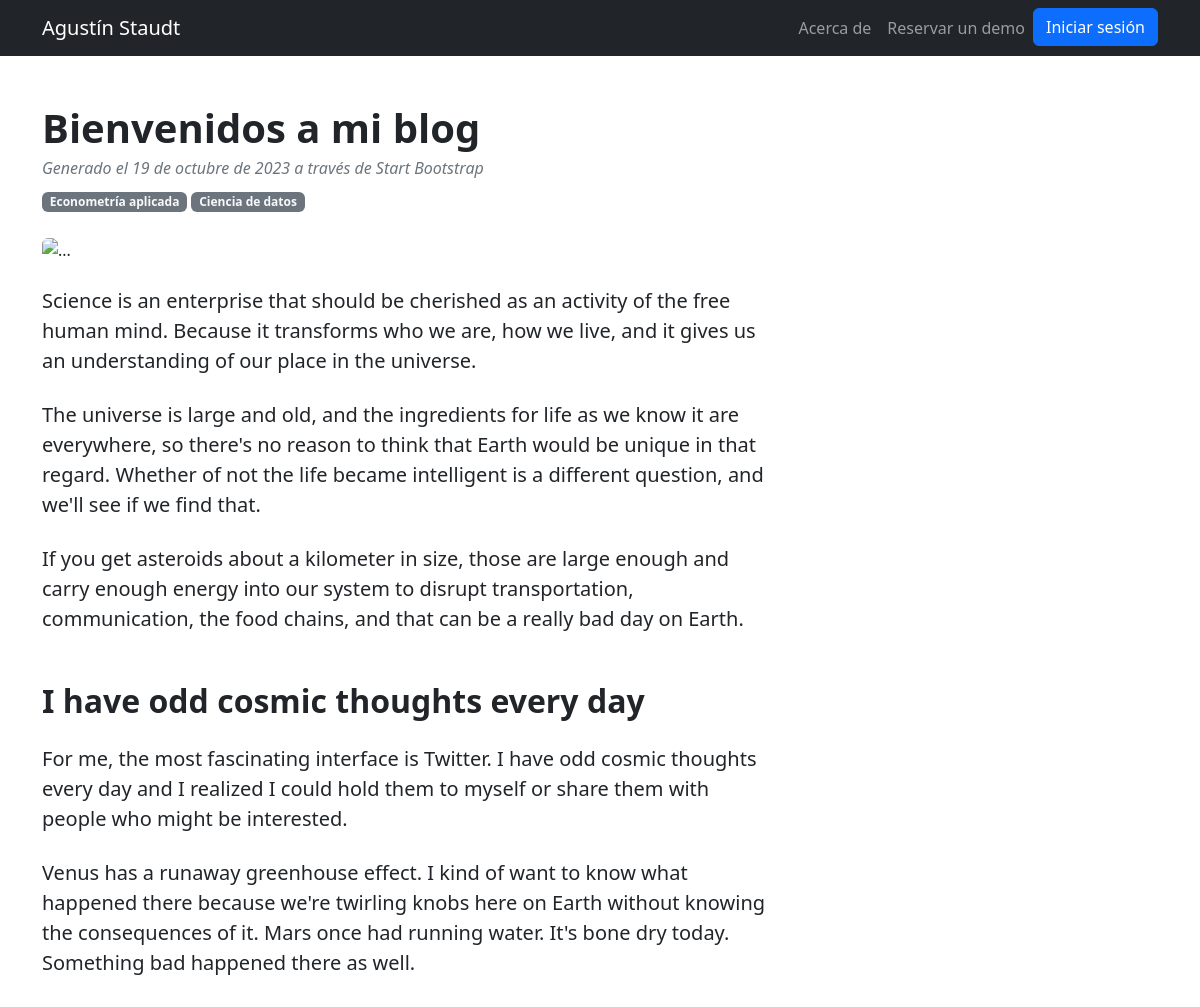
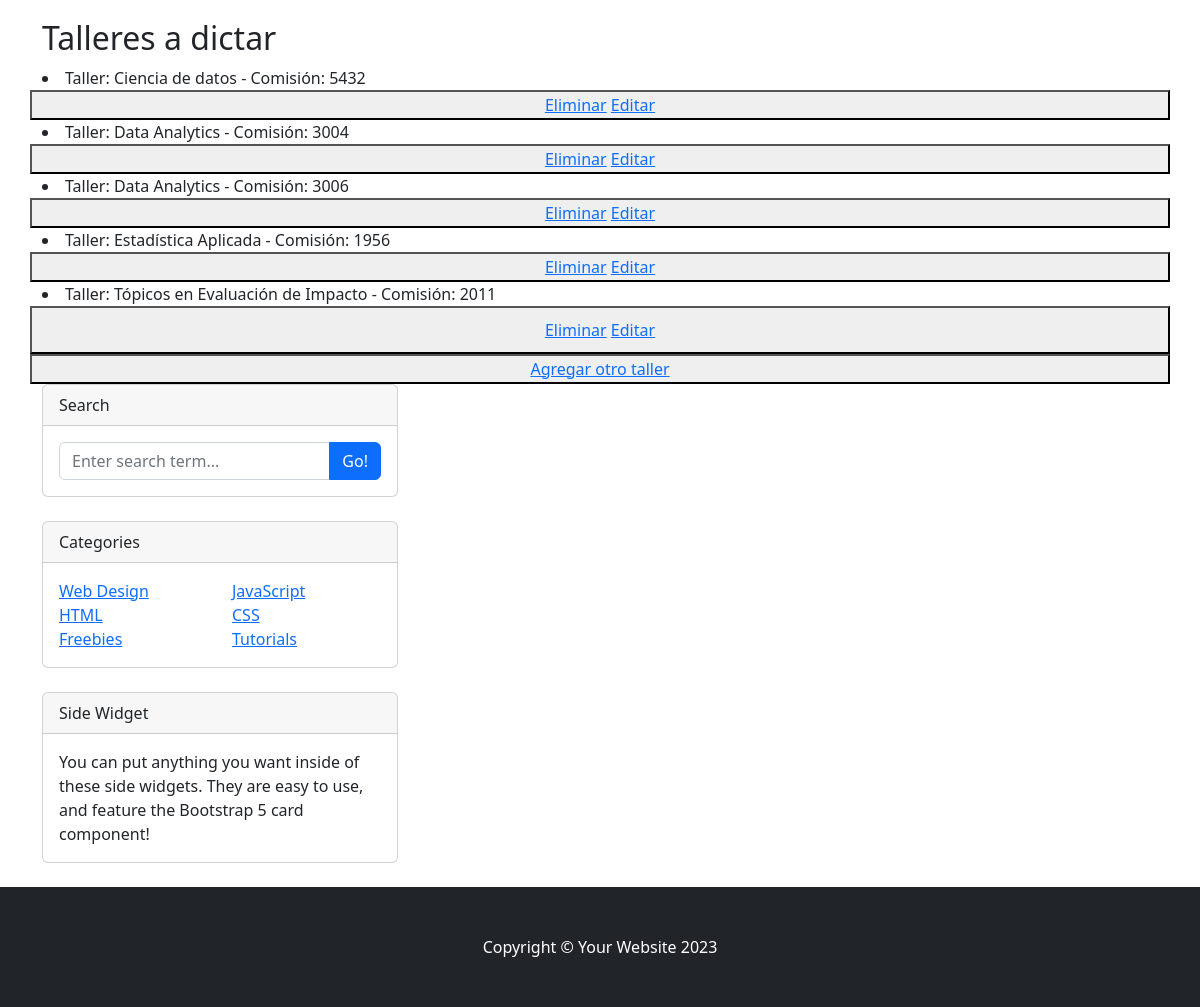
Page /app/eliminarTalleres/4/ on the committed database (2 pictures, top to bottom).
### AppBlog/models.py (models this page shows)
class Taller(models.Model):
    taller = models.CharField(max_length=40, default='Otros')
    comision = models.CharField(max_length=40, default='1234')
    def __str__(self):
        return f"Taller: {self.taller} - Comisión: {self.comision}"

### AppBlog/views.py (the view)
# urls.py: path('eliminarTalleres/<int:taller_id>/', views.eliminarTalleres, name="EliminarTalleres"),
def eliminarTalleres(request, taller_id):
    talleres = Taller.objects.get(id=int(taller_id))
    talleres.delete()
    talleres = Taller.objects.all() # trae todos los profesores
    contexto = {"talleres": talleres}
    return leerTalleres(request)

### AppBlog/views.py (called while the page is built)
def leerTalleres(request):
      talleres = Taller.objects.all() #trae todos los profesores
      contexto= {"talleres":talleres}
      return render(request, "AppBlog/leerTalleres.html",contexto)

### AppBlog/templates/AppBlog/leerTalleres.html (shortened to what this page needs)
{% extends 'AppBlog/base.html' %}
{% load static %}
{% block main %}
<div class="container mt-5">
    <div class="row">
        <div class="col-lg-8">
            <article>
                <header class="mb-4">
                    <h1 class="fw-bolder mb-1">Bienvenidos a mi blog</h1>
                    <div class="text-muted fst-italic mb-2">Generado el 19 de octubre de 2023 a través de Start Bootstrap</div>
                    <a class="badge bg-secondary text-decoration-none link-light" href="#!">Econometría aplicada</a>
                    <a class="badge bg-secondary text-decoration-none link-light" href="#!">Ciencia de datos</a>
                </header>
                <figure class="mb-4"><img class="img-fluid rounded" src="https://noticiasenlafrontera.net/wp-content/uploads/2022/10/AURERA.jpg" alt="..." /></figure>
                <section class="mb-5">
                    <p class="fs-5 mb-4">Science is an enterprise that should be cherished as an activity of the free human mind. Because it transforms who we are, how we live, and it gives us an understanding of our place in the universe.</p>
                    <p class="fs-5 mb-4">The universe is large and old, and the ingredients for life as we know it are everywhere, so there's no reason to think that Earth would be unique in that regard. Whether of not the life became intelligent is a different question, and we'll see if we find that.</p>
                    <p class="fs-5 mb-4">If you get asteroids about a kilometer in size, those are large enough and carry enough energy into our system to disrupt transportation, communication, the food chains, and that can be a really bad day on Earth.</p>
                    <h2 class="fw-bolder mb-4 mt-5">I have odd cosmic thoughts every day</h2>
                    <p class="fs-5 mb-4">For me, the most fascinating interface is Twitter. I have odd cosmic thoughts every day and I realized I could hold them to myself or share them with people who might be interested.</p>
                    <p class="fs-5 mb-4">Venus has a runaway greenhouse effect. I kind of want to know what happened there because we're twirling knobs here on Earth without knowing the consequences of it. Mars once had running water. It's bone dry today. Something bad happened there as well.</p>
                </section>
            </article>
        </div>
        <h2>Talleres a dictar</h2>
        {% for p in talleres %}
            <li>{{p}}</li>
                <button>
                    <a href="{% url 'EliminarTalleres' p.id %}">Eliminar</a>
                    <a href="{% url 'EditarTaller' p.id %}">Editar</a>
                </button>
        {% endfor %}
        <br>
        <br>
        <button>
            <a href="talleres">Agregar otro taller</a>
        </button>
        <div class="col-lg-4">
            <div class="card mb-4">
                <div class="card-header">Search</div>
                <div class="card-body">
                    <div class="input-group">
                        <input class="form-control" type="text" placeholder="Enter search term..." aria-label="Enter search term..." aria-describedby="button-search" />
                        <button class="btn btn-primary" id="button-search" type="button">Go!</button>
                    </div>
                </div>
            </div>
            <div class="card mb-4">
                <div class="card-header">Categories</div>
                <div class="card-body">
                    <div class="row">
                        <div class="col-sm-6">
                            <ul class="list-unstyled mb-0">
                                <li><a href="#!">Web Design</a></li>
                                <li><a href="#!">HTML</a></li>
                                <li><a href="#!">Freebies</a></li>
                            </ul>
                        </div>
                        <div class="col-sm-6">
                            <ul class="list-unstyled mb-0">
                                <li><a href="#!">JavaScript</a></li>
                                <li><a href="#!">CSS</a></li>
                                <li><a href="#!">Tutorials</a></li>
                            </ul>
                        </div>
                    </div>
                </div>
            </div>
            <div class="card mb-4">
                <div class="card-header">Side Widget</div>
                <div class="card-body">You can put anything you want inside of these side widgets. They are easy to use, and feature the Bootstrap 5 card component!</div>
            </div>
        </div>
    </div>
</div>
{% endblock main %}

### rows in the picture
Taller: taller+comision "Taller: Ciencia de datos - Comisión: 5432"
Taller: taller+comision "Taller: Data Analytics - Comisión: 3004"
Taller: taller+comision "Taller: Data Analytics - Comisión: 3006"
Taller: taller+comision "Taller: Estadística Aplicada - Comisión: 1956"
Taller: taller+comision "Taller: Tópicos en Evaluación de Impacto - Comisión: 2011"
